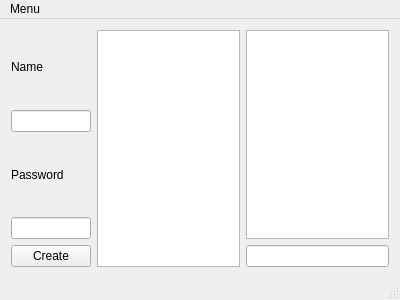
<?xml version="1.0" encoding="UTF-8"?>
<ui version="4.0">
 <class>MainWindow</class>
 <widget class="QMainWindow" name="MainWindow">
  <property name="geometry">
   <rect>
    <x>0</x>
    <y>0</y>
    <width>400</width>
    <height>300</height>
   </rect>
  </property>
  <property name="windowTitle">
   <string>MainWindow</string>
  </property>
  <widget class="QWidget" name="horizontalLayoutWidget">
   <property name="sizePolicy">
    <sizepolicy hsizetype="Preferred" vsizetype="Preferred">
     <horstretch>0</horstretch>
     <verstretch>0</verstretch>
    </sizepolicy>
   </property>
   <layout class="QHBoxLayout" name="horizontalLayout">
    <item>
     <layout class="QVBoxLayout" name="verticalLayout_2" stretch="1,5,1,5,0">
      <item>
       <widget class="QLabel" name="name">
        <property name="text">
         <string>Name</string>
        </property>
       </widget>
      </item>
      <item>
       <widget class="QLineEdit" name="namelineEdit"/>
      </item>
      <item>
       <widget class="QLabel" name="pwd">
        <property name="text">
         <string>Password</string>
        </property>
       </widget>
      </item>
      <item>
       <widget class="QLineEdit" name="pwdlineEdit"/>
      </item>
      <item>
       <widget class="QPushButton" name="createpushButton">
        <property name="text">
         <string>Create</string>
        </property>
       </widget>
      </item>
     </layout>
    </item>
    <item>
     <widget class="QListWidget" name="friendlistView"/>
    </item>
    <item>
     <layout class="QVBoxLayout" name="verticalLayout">
      <item>
       <widget class="QTextBrowser" name="chattextBrowser"/>
      </item>
      <item>
       <widget class="QLineEdit" name="lineEdit"/>
      </item>
     </layout>
    </item>
   </layout>
  </widget>
  <widget class="QMenuBar" name="menuBar">
   <property name="geometry">
    <rect>
     <x>0</x>
     <y>0</y>
     <width>400</width>
     <height>23</height>
    </rect>
   </property>
   <widget class="QMenu" name="menuMenu">
    <property name="title">
     <string>Menu</string>
    </property>
    <addaction name="actionInfo"/>
    <addaction name="actionAdd"/>
   </widget>
   <addaction name="menuMenu"/>
  </widget>
  <widget class="QStatusBar" name="statusBar"/>
  <action name="actionNew">
   <property name="text">
    <string>New</string>
   </property>
  </action>
  <action name="actionInfo">
   <property name="text">
    <string>Info</string>
   </property>
  </action>
  <action name="actionAdd">
   <property name="text">
    <string>Add</string>
   </property>
  </action>
 </widget>
 <layoutdefault spacing="6" margin="11"/>
 <resources/>
 <connections/>
</ui>
